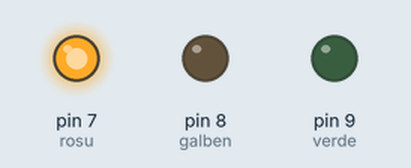
The sketch below on a simulated Arduino Uno, built with avr-gcc and run on an emulated ATmega328P. On the bench: output pins drawn as LEDs (lit = HIGH).

Above: at 1.0 s.
At 3.6 s:
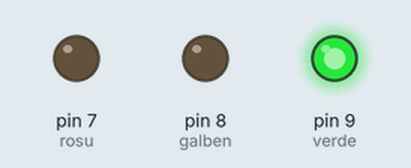
At 7.2 s:
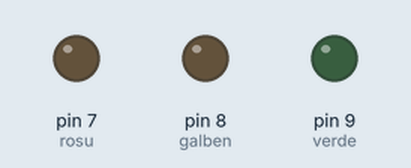
At 10.7 s:
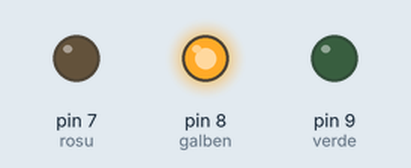
At 13.2 s:
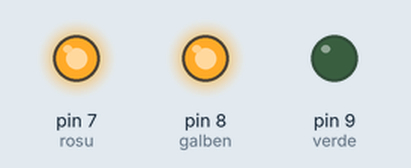
Timing chart, 0 to 14.3 s (numbered marks = the images above):
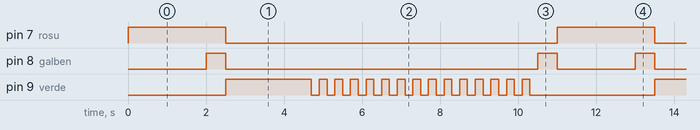

The sketch:

led.ino
```cpp
//semafor
void setup() {
  pinMode(7, OUTPUT); // rosu
  pinMode(8, OUTPUT); // galben
  pinMode(9, OUTPUT); // verde
}

// the loop function runs over and over again forever
void loop() {
  digitalWrite(7, HIGH);
  delay(2000);
  digitalWrite(8, HIGH);
  delay(500);
  digitalWrite(7, LOW);
  digitalWrite(8, LOW);
  digitalWrite(9, HIGH);
  delay(2000);
  for(int i=1;i<=15; i++){
    digitalWrite(9, HIGH);
    delay(200);
    digitalWrite(9, LOW);
    delay(200);
  }
  digitalWrite(8, HIGH);
  delay(500);
  digitalWrite(8, LOW);
}
```

Measured:
- by itself, pin 7 (rosu): alternates HIGH for 2.5 s and LOW for 8.5 s
- by itself, pin 8 (galben): repeats every 11.0 s: LOW 8.0 s, HIGH 0.50 s, LOW 2.0 s, HIGH 0.50 s
- by itself, pin 9 (verde): moves between LOW and HIGH, repeating every 11.0 s
